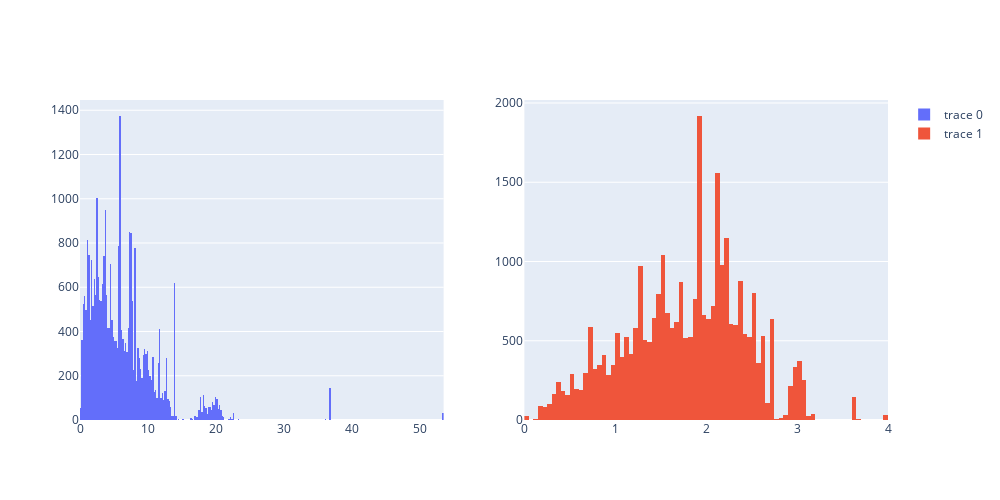

Notebook code cell kept with this figure:
### Code cell
log_mkad_km= np.log(sber_data['mkad_km'] + 1)
fig = make_subplots(rows=1, cols=2)
fig.add_trace(go.Histogram(x=sber_data['mkad_km']), row=1, col=1)
fig.add_trace(go.Histogram(x=log_mkad_km), row=1, col=2)
fig.update_layout(height=500, width=1000)
fig.show()

### Figure 1 — Plotly figure (JSON) as saved in the notebook; plotly's stock layout.template omitted (floating-point values rounded to 4 significant figures; data arrays with more than 128 entries replaced by an {"elided": "..."} marker saying what was removed)
{"data": [{"type": "histogram", "x": {"elided": "30471 float values"}, "xaxis": "x", "yaxis": "y"}, {"type": "histogram", "x": {"elided": "30471 float values"}, "xaxis": "x2", "yaxis": "y2"}], "layout": {"height": 500, "width": 1000, "xaxis": {"anchor": "y", "domain": [0, 0.45]}, "xaxis2": {"anchor": "y2", "domain": [0.55, 1]}, "yaxis": {"anchor": "x", "domain": [0, 1]}, "yaxis2": {"anchor": "x2", "domain": [0, 1]}}}
